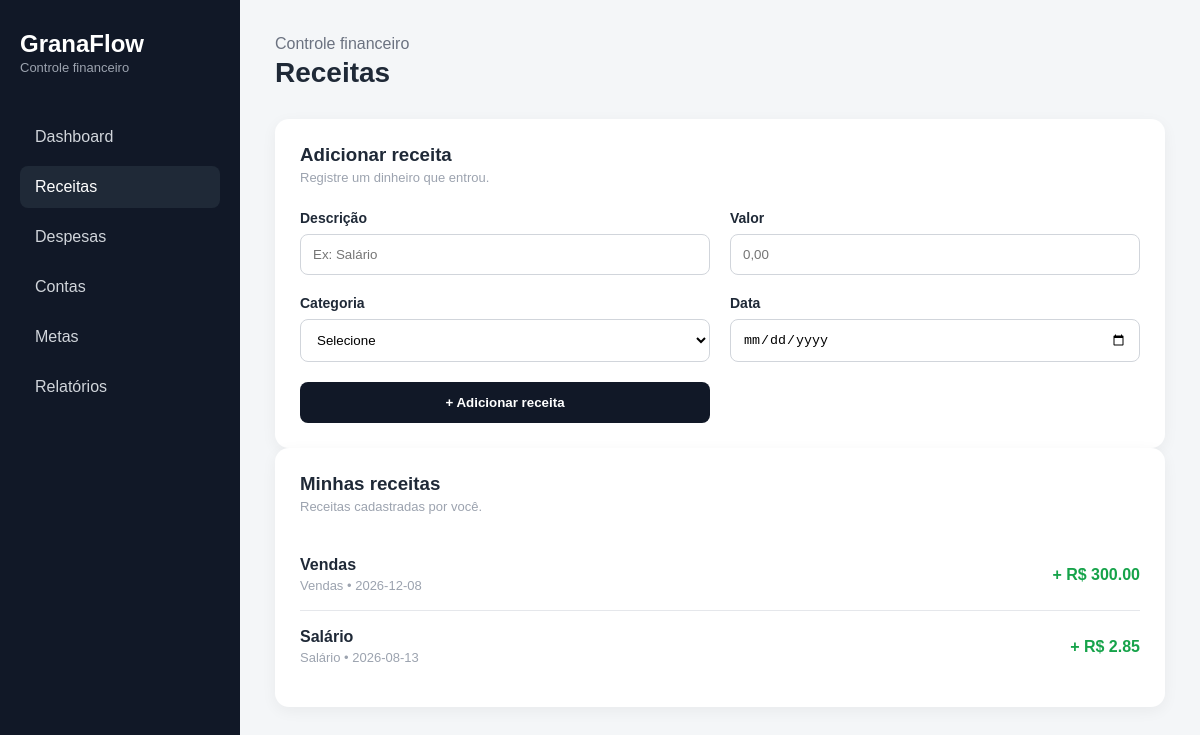
/receitas (signed in), run on the app's committed database.
### tables this page shows
CREATE TABLE receitas (
    id INTEGER PRIMARY KEY AUTOINCREMENT,
    usuario_id INTEGER NOT NULL,
    descricao TEXT NOT NULL,
    valor REAL NOT NULL,
    categoria TEXT NOT NULL,
    data DATE NOT NULL,
    data_cadastro DATETIME DEFAULT CURRENT_TIMESTAMP,

    FOREIGN KEY (usuario_id) REFERENCES usuarios(id)
);

### app.py (the view, shortened to what this page needs)
@app.route("/receitas", methods=["GET", "POST"])
def receitas():
    if "usuario_id" not in session:
        return redirect(url_for("login"))
    usuario_id = session["usuario_id"]
    conexao = criar_conexao()
    cursor = conexao.cursor()
    receitas_usuario = cursor.execute(
        """
        SELECT *
        FROM receitas
        WHERE usuario_id = ?
        ORDER BY data DESC, id DESC
        """,
        (usuario_id,)
    ).fetchall()
    conexao.close()
    return render_template(
        "receitas.html",
        receitas=receitas_usuario
    )

### database/conexao.py (called while the page is built)
def criar_conexao():
    conexao = sqlite3.connect("granaflow.db")
    conexao.row_factory = sqlite3.Row
    return conexao

### templates/receitas.html (shortened to what this page needs)
<!DOCTYPE html>
<html lang="pt-BR">
<head>
    <link
        rel="stylesheet"
        href="{{ url_for('static', filename='css/dashboard.css') }}"
    >
</head>
<body>
<div class="app">
    <aside class="sidebar">
        <div>
            <div class="logo">
                <h2>GranaFlow</h2>
                <span>Controle financeiro</span>
            </div>
            <nav>
                <a href="{{ url_for('dashboard') }}">Dashboard</a>
                <a href="{{ url_for('receitas') }}" class="active">Receitas</a>
                <a href="{{ url_for('despesas') }}">Despesas</a>
                <a href="{{ url_for('contas') }}">Contas</a>
                <a href="{{ url_for('metas') }}">Metas</a>
                <a href="{{ url_for('relatorios') }}">Relatórios</a>
            </nav>
        </div>
    </aside>
    <main class="main-content">
        <header class="topbar">
            <div>
                <p class="welcome">Controle financeiro</p>
                <h1>Receitas</h1>
            </div>
        </header>
        <section class="panel">
            <div class="panel-header">
                <div>
                    <h3>Adicionar receita</h3>
                    <p>Registre um dinheiro que entrou.</p>
                </div>
            </div>
            <form method="POST" class="finance-form">
                <div>
                    <label for="descricao">Descrição</label>
                    <input
                        type="text"
                        id="descricao"
                        name="descricao"
                        placeholder="Ex: Salário"
                        required
                    >
                </div>
                <div>
                    <label for="valor">Valor</label>
                    <input
                        type="number"
                        id="valor"
                        name="valor"
                        step="0.01"
                        min="0.01"
                        placeholder="0,00"
                        required
                    >
                </div>
                <div>
                    <label for="categoria">Categoria</label>
                    <select
                        id="categoria"
                        name="categoria"
                        required
                    >
                        <option value="">Selecione</option>
                    </select>
                </div>
                <div>
                    <label for="data">Data</label>
                    <input
                        type="date"
                        id="data"
                        name="data"
                        required
                    >
                </div>
                <button type="submit">
                    + Adicionar receita
                </button>
            </form>
        </section>
        <section class="panel transactions">
            <div class="panel-header">
                <div>
                    <h3>Minhas receitas</h3>
                    <p>Receitas cadastradas por você.</p>
                </div>
            </div>
            {% if receitas %}
                {% for receita in receitas %}
                    <div class="transaction">
                        <div>
                            <strong>{{ receita["descricao"] }}</strong>
                            <span>
                                {{ receita["categoria"] }}
                                •
                                {{ receita["data"] }}
                            </span>
                        </div>
                        <strong class="positivo">
                            + R$ {{ "%.2f"|format(receita["valor"]) }}
                        </strong>
                    </div>
                {% endfor %}
            {% else %}
                <div class="empty-state">
                    <h4>Nenhuma receita cadastrada</h4>
                    <p>Sua primeira receita aparecerá aqui.</p>
                </div>
            {% endif %}
        </section>
    </main>
</div>
</body>
</html>

### static/css/dashboard.css (style rules this page uses)
* { margin: 0; padding: 0; box-sizing: border-box; }
body { font-family: Arial, sans-serif; background: #f4f6f8; color: #1f2937; }
.app { display: flex; min-height: 100vh; }
.sidebar { width: 240px; background: #111827; color: white; padding: 30px 20px; display: flex; flex-direction: column; justify-content: space-between; position: fixed; top: 0; left: 0; bottom: 0; }
.logo h2 { font-size: 24px; }
.logo span { color: #9ca3af; font-size: 13px; }
.sidebar nav { display: flex; flex-direction: column; gap: 8px; margin-top: 40px; }
.sidebar a { text-decoration: none; color: #d1d5db; padding: 12px 15px; border-radius: 8px; transition: 0.2s; }
.sidebar a:hover, .sidebar a.active { background: #1f2937; color: white; }
.main-content { margin-left: 240px; width: calc(100% - 240px); padding: 35px; }
.topbar { display: flex; justify-content: space-between; align-items: center; margin-bottom: 30px; }
.welcome { color: #6b7280; }
.topbar h1 { font-size: 28px; margin-top: 4px; }
.positivo { color: #16a34a; }
.panel { background: white; padding: 25px; border-radius: 14px; box-shadow: 0 4px 15px rgba(0, 0, 0, 0.05); }
.panel-header { display: flex; justify-content: space-between; align-items: center; margin-bottom: 25px; }
.panel-header p { color: #9ca3af; font-size: 13px; margin-top: 4px; }
.transactions { margin-bottom: 30px; }
.transaction { display: flex; justify-content: space-between; align-items: center; padding: 17px 0; border-bottom: 1px solid #e5e7eb; }
.transaction:last-child { border-bottom: none; }
.transaction div { display: flex; flex-direction: column; gap: 4px; }
.transaction span { color: #9ca3af; font-size: 13px; }
.finance-form { display: grid; grid-template-columns: repeat(2, 1fr); gap: 20px; }
.finance-form div { display: flex; flex-direction: column; gap: 8px; }
.finance-form label { font-size: 14px; font-weight: bold; }
.finance-form input, .finance-form select { width: 100%; padding: 12px; border: 1px solid #d1d5db; border-radius: 8px; background: white; }
.finance-form button { padding: 13px 20px; border: none; border-radius: 8px; background: #111827; color: white; font-weight: bold; cursor: pointer; }

### data on the page
receitas: descricao "Vendas", categoria "Vendas", data "2026-12-08", valor "300.00"
receitas: descricao "Salário", categoria "Salário", data "2026-08-13", valor "2.85"
